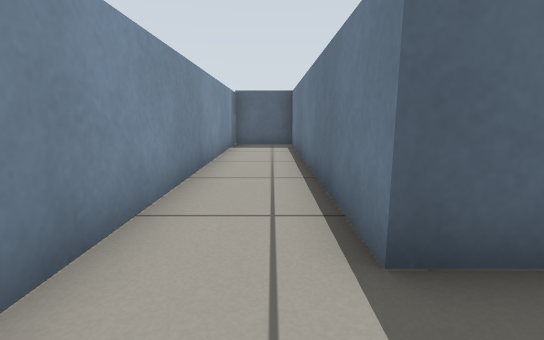
[1] (above)

21 first-person views from a walk through a world built for the Gazebo simulator. The camera is 0.51 m above the floor, tilts 10° down and sees 85° across. The floor is counted in squares, 0.5 m on a side. Each view is taken from the middle of a square. On the plan, view 1 faces up. The plan holds only what a view shows up to about 12 squares ahead; the rest is blank.

[2]
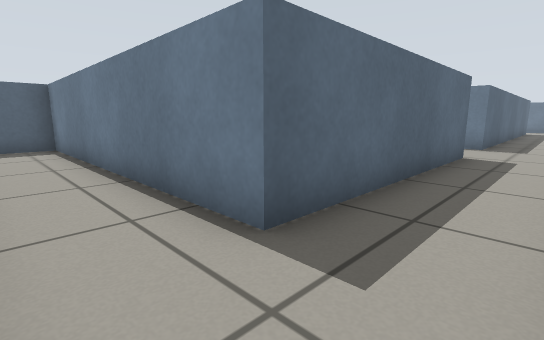

[3]
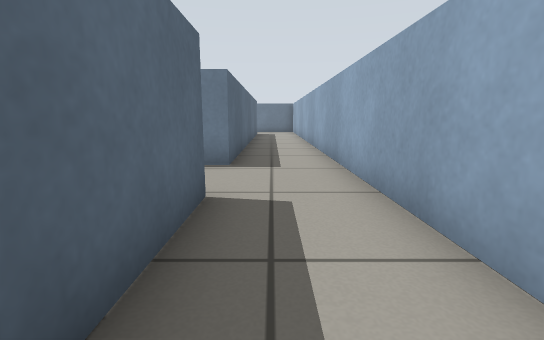

[4]
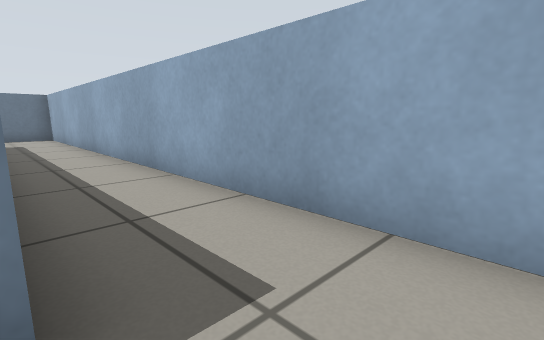

[5]
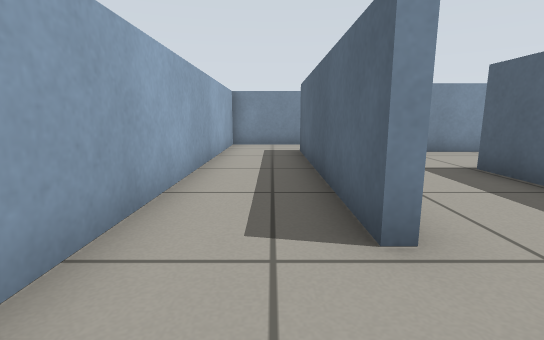

[6]
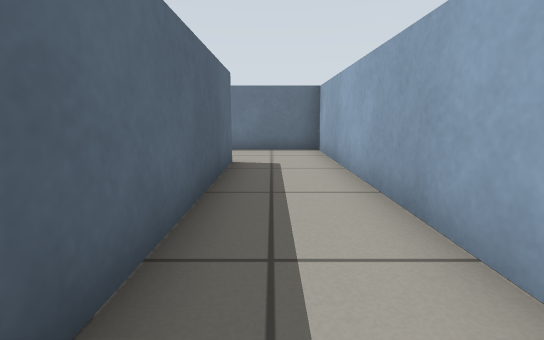

[7]
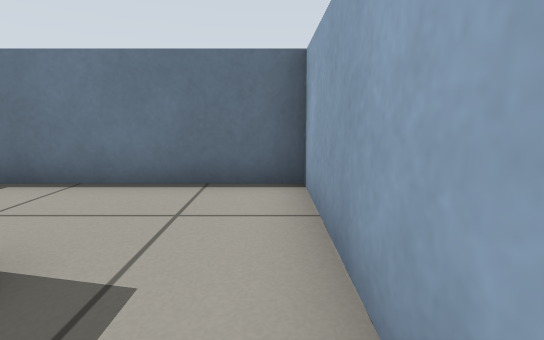

[8]
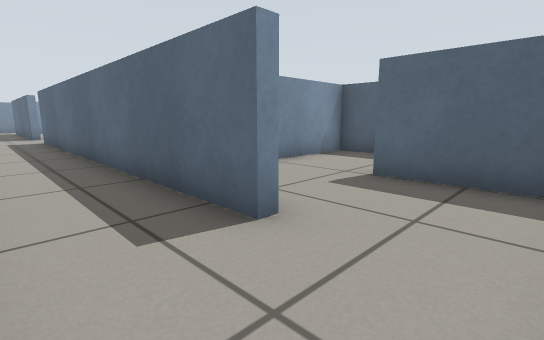

[9]
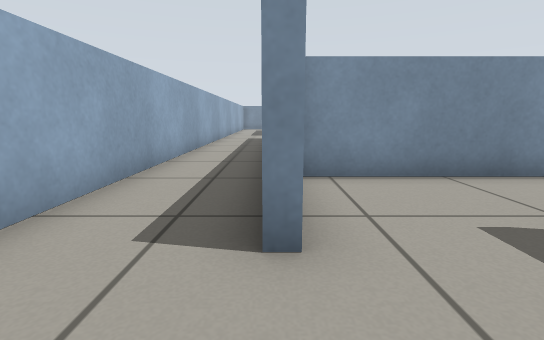

[10]
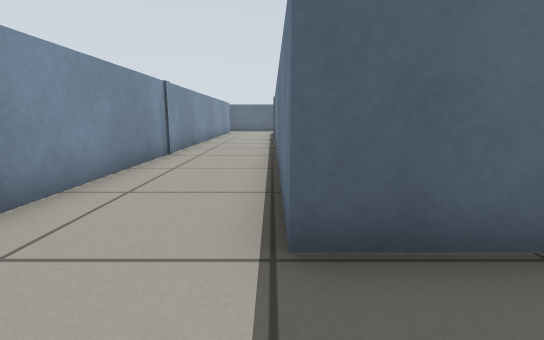

[11]
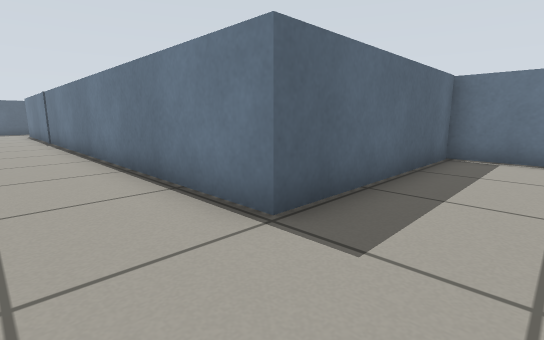

[12]
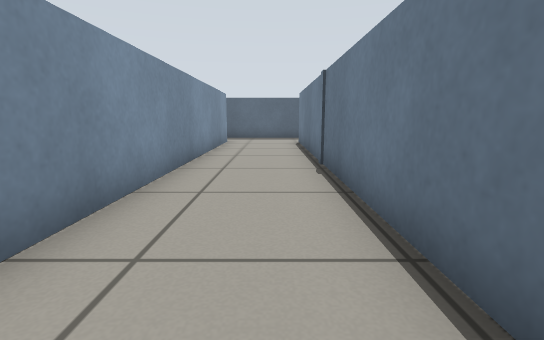

[13]
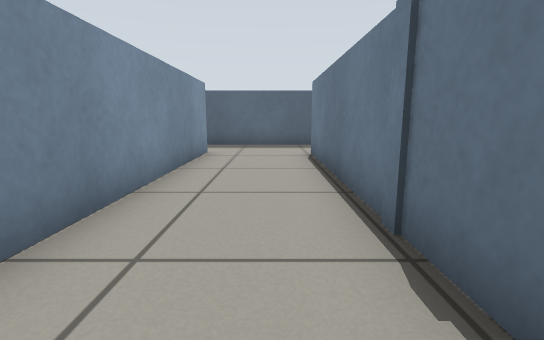

[14]
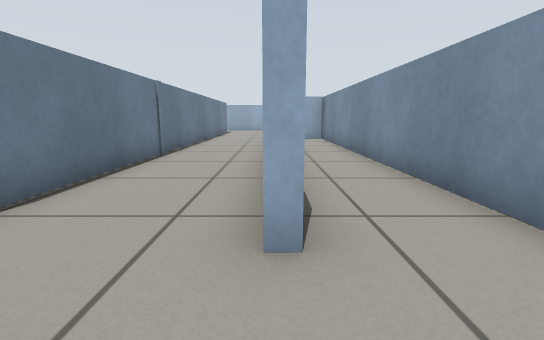

[15]
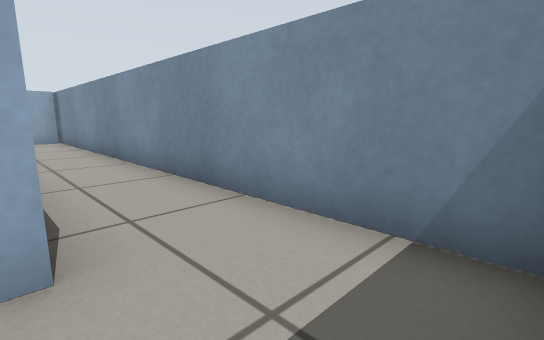

[16]
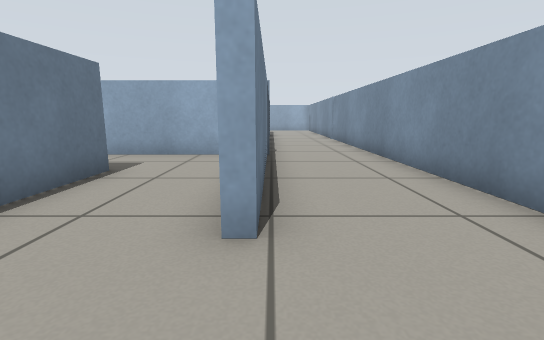

[17]
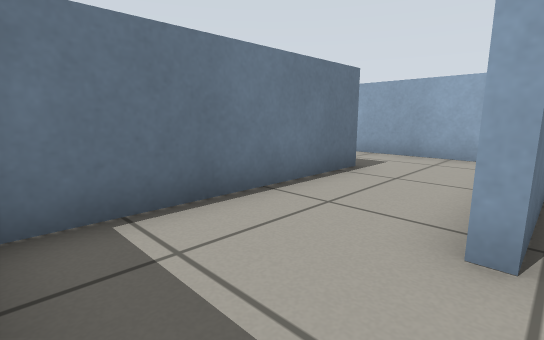

[18]
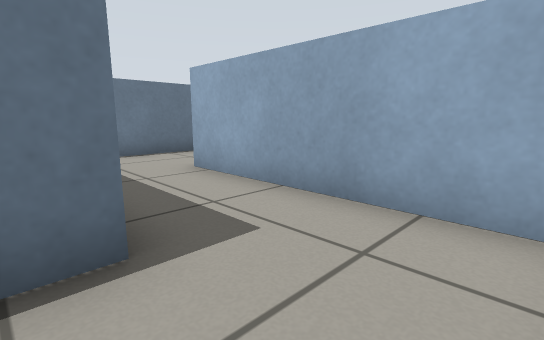

[19]
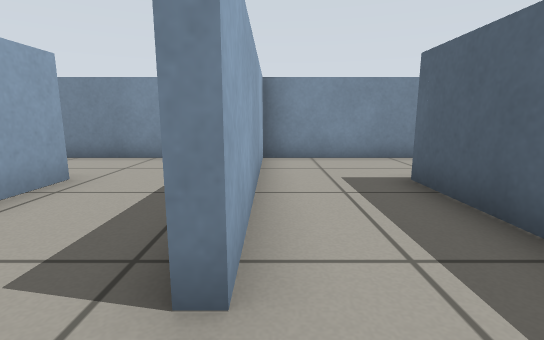

[20]
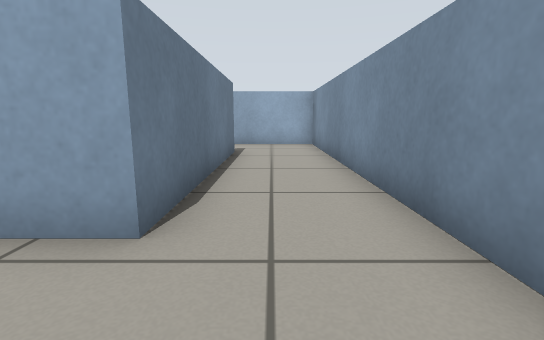

[21]
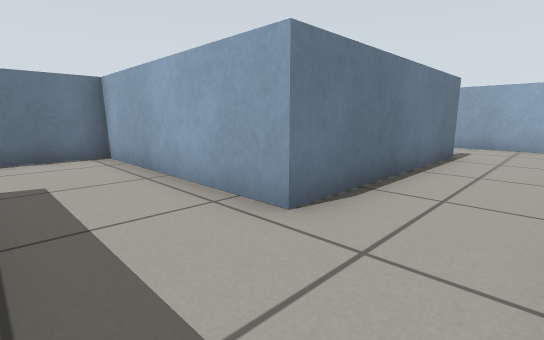

### Floor plan
Ten units are one square. View 1 is at (0, 0); x grows to the right and y downward. Boxes are objects, and circles mark ways between rooms. Rooms are numbered by the first view taken in them; rooms with no view inside come last. Other rooms are left out.
<svg viewBox="-20 -268 280 278">
<path fill="none" stroke="#000" d="M78 -22 78 -19 8 -19 8 -113 -14 -113M199 -54 199 -25M229 -19 104 -19M249 -51 225 -51M-14 -109 -14 5 255 5 255 -42M48 -178 106 -178M44 -218 44 -178M-14 -116 -5 -116M96 -203 72 -203 72 -260M11 -239 11 -56M45 -263 5 -263M134 -174 134 -184M-15 -260 -14 -109M104 -19 104 -51 41 -51 41 -236M72 -80 72 -146 133 -146 134 -174M44 -155 44 -54 79 -54M106 -178 106 -174"/>
<circle cx="85" cy="-20" r="3" fill="#2a7"/>
<circle cx="115" cy="-180" r="3" fill="#2a7"/>
<text x="110" y="-10">1</text>
<text x="30" y="-160">2</text>
<text x="80" y="-120">3</text>
</svg>
Room 1 opens to room 2. Room 2 opens to room 3.

Where each view was taken, in squares from view 1:
view 1: 0 up, 0 right, facing up
view 2: 0 up, 1 left, facing up-right
view 3: 1 up, 4 right, facing right
view 4: 2 up, 9 right, facing down-right
view 5: 1 up, 10 right, facing left
view 6: 1 up, 16 right, facing right
view 7: 0 up, 21 right, facing right
view 8: 0 up, 25 right, facing up-left
view 9: 2 up, 25 right, facing left
view 10: 3 up, 4 right, facing up
view 11: 3 up, 2 right, facing up-right
view 12: 11 up, 3 right, facing up
view 13: 15 up, 3 right, facing up
view 14: 26 up, 1 right, facing down
view 15: 26 up, 1 right, facing down-left
view 16: 26 up, 4 right, facing down
view 17: 26 up, 4 right, facing down-right
view 18: 21 up, 5 right, facing down-right
view 19: 18 up, 12 right, facing left
view 20: 17 up, 6 right, facing down
view 21: 17 up, 5 right, facing down-right
